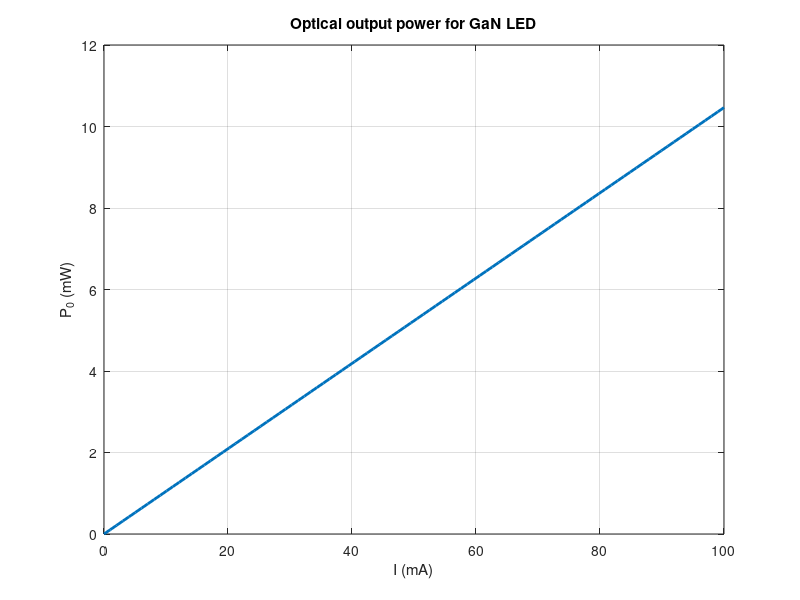

The MATLAB script that drew this image:
clc;
clearvars;
close all;

% Constants in SI unit
h = 6.626e-34;
h_cut = h/(2*pi);
c = 3e8;
k_B = 1.38e-23;
T = 300;
q = 1.6e-19;
mo = 9.1e-31;

%% Choose data
Task_no = 2;  % Task 1: GaAs, Task 2: GaN

switch (Task_no)
    case 1
        material = 'GaAs';
        % Mobility in cm2/Vs
        u_n = 8500;
        u_p = 400;

        % Doping concentrations in (cm-3)
        Na = 1e15;
        Nd = 5e17;

        ni = 1.79e6; % intrinsic carrier concentration (cm-3)

        % effective mass
        me = 0.067*mo;
        mh = 0.5*mo;

        % Refractive index
        nr1 = 3.68; %GaAs

        Eg = 1.43*q; % bandgap
        lamda0 = 860e-9; %Peak Wavelength from Exp1

    case 2
        material = 'GaN';
        % Mobility in cm2/Vs
        u_n = 1800;
        u_p = 30;

        % Doping concentrations in (cm-3)
        Na = 1e15;
        Nd = 1e18;

        ni = 1.9e-10; % intrinsic carrier concentration (cm-3)

        % effective mass
        me = 0.27*mo;
        mh = 0.8*mo;

        % Refractive index
        nr1 = 2.55; %GaN

        Eg = 3.4*q; %bandgap
        lamda0 = 360e-9; %Peak Wavelength from Exp1
end

deln = 1e17; % excess minority carrier concentration
A = 1*(1/10)^2;       % Cross section Area in cm2
mr = (me*mh)/(me+mh); % average effective mass


%% Injection efficiency
npo = ni^2/Na;
pno = ni^2/Nd;

% cm2/s
Dn = (k_B*T*u_n)/q;
Dp = (k_B*T*u_p)/q;
Br = 1e-10;

%tau_n means lifetime of minority electron in p-region
tau_n = 1/(Br*(Na+npo+deln));
tau_p = 1/(Br*(pno+Nd+deln));

Ln = (Dn*tau_n)^0.5;
Lp = (Dp*tau_p)^0.5;

Nin = (Dn*npo/Ln)/((Dn*npo/Ln)+(Dp*pno/Lp)); %injection effiiciency
fprintf('Injection efficiency is %0.5f \n',Nin)

%% radiative recombination efficiency
sr = 1e-15;
NT = 1e13; % Trap density (cm-3)
Vth = ((3*k_B*T)/mr)^(.5)*1e2;
tau_nr = (sr*Vth*NT)^-1;

Nr = 1/(1+(tau_n/tau_nr)); % radiative recombination efficiency
fprintf('Radiative recombination efficiency is %0.5f \n',Nr)

%%  Extraction efficiency

% Refractive index -> nr1-material
nr2 = 1;   %Air

Ne = (1/4)*(nr2/nr1)^2*(1-((nr1-nr2)/(nr1+nr2))^2);
fprintf('Extraction efficiency is %0.5f \n',Ne)

%% luminous efficiency

data = importdata('sensitivity_GaAs.txt');

lambda = data(5:end,1);
sensitivity = data(5:end,2);
emission = data(5:end,3);

% figure;
% plot(lambda,sensitivity)
% xlabel('\lambda (nm)');
% ylabel('Sensitivity');
% title('Photopic sensitivity');
% grid on;

% Calculating Rsp
E = (h*c)./(lambda.*1e-9);
delE = (E-Eg);
tau_r = 1/(Br*(Nd+pno+deln));

Ef_n = k_B*T*log((Nd+deln)/ni);     % Ef_n-Ef_i
Ef_p = k_B*T*log((Na+deln)/ni);     % Ef_i-Ef_p

Efn_Efp = Ef_n + Ef_p;

R_sp = ((((2*mr)^1.5)/(2*pi^2*(h_cut^3)*tau_r)) ...
    *exp((Efn_Efp-Eg)/(k_B*T)).*(delE.^0.5).*exp(-delE./(k_B*T)));

V = sum(sensitivity.*R_sp);
P = sum(R_sp);
Nl = V/P;
fprintf('luminous efficiency is %0.5f \n \n',Nl)

%% Final efficiency
% Excluding NL (as Nl very low)
N0 = Nin*Nr*Ne;
fprintf('External conversion efficiency is %0.5f \n',N0)

%% Output optical power (L) as a function of forward current (I)

I = linspace(0,100,100); %mA
L = N0*I*(h*c/lamda0)/q; %mW

figure
plot(I,L, 'LineWidth',2);
xlabel('I (mA)');
ylabel('P_0 (mW)');
title(sprintf('Optical output power for %s LED',material));
grid on;


% Save the plot as a PNG file
saveas(gcf, 'C:\SPB_Data\EEE460_Jan2024_byakc\Exp3_BYAKC\reportprepare\partB_task2.png');